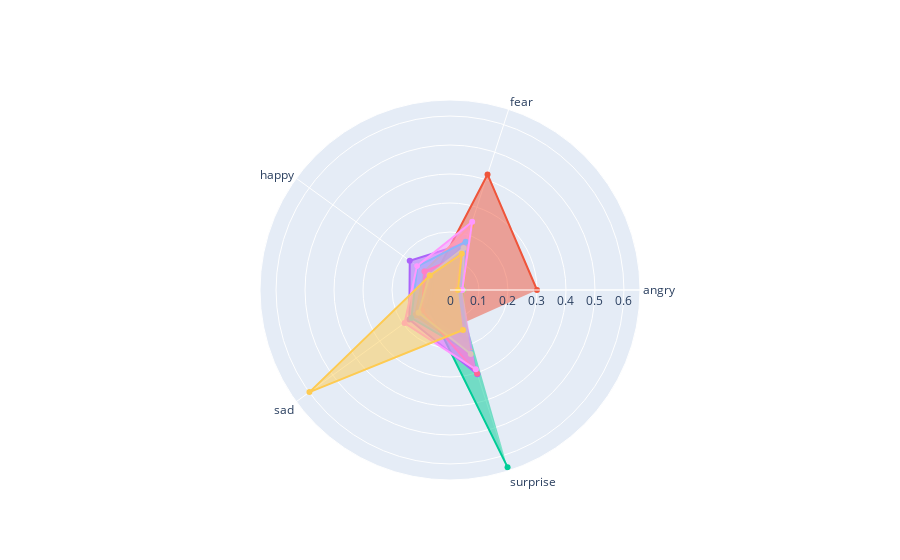

Source (notebook cell):
### Code cell
categories = ['angry', 'fear', 'happy',
       'sad', 'surprise']

fig = go.Figure()

for i, row in emotions_df.iterrows(): 
  
  fig.add_trace(go.Scatterpolar(
        r=row.values[0:5],
        theta=categories,
        fill='toself',
        name=row[-1]
  ))

fig.update_layout(
  polar=dict(
    radialaxis=dict(
      visible=True
    ),
  ),
  showlegend=False
)

fig.show()

### Figure 1 — Plotly figure (JSON) as saved in the notebook; plotly's stock layout.template omitted (floating-point values rounded to 4 significant figures)
{"data": [{"fill": "toself", "name": "squid game", "r": [0.0457, 0.1691, 0.07589, 0.1134, 0.1782], "theta": ["angry", "fear", "happy", "sad", "surprise"], "type": "scatterpolar"}, {"fill": "toself", "name": "red notice", "r": [0.3001, 0.419, 0.06995, 0.07427, 0.1235], "theta": ["angry", "fear", "happy", "sad", "surprise"], "type": "scatterpolar"}, {"fill": "toself", "name": "stranger things", "r": [0.02399, 0.1318, 0.07304, 0.09402, 0.6424], "theta": ["angry", "fear", "happy", "sad", "surprise"], "type": "scatterpolar"}, {"fill": "toself", "name": "maid", "r": [0.03716, 0.1691, 0.1717, 0.1734, 0.3058], "theta": ["angry", "fear", "happy", "sad", "surprise"], "type": "scatterpolar"}, {"fill": "toself", "name": "the witcher", "r": [0.04498, 0.2334, 0.1094, 0.1486, 0.2235], "theta": ["angry", "fear", "happy", "sad", "surprise"], "type": "scatterpolar"}, {"fill": "toself", "name": "bridgerton", "r": [0.03947, 0.1752, 0.1391, 0.1647, 0.2268], "theta": ["angry", "fear", "happy", "sad", "surprise"], "type": "scatterpolar"}, {"fill": "toself", "name": "all of us are dead", "r": [0.01984, 0.1248, 0.1083, 0.1196, 0.3025], "theta": ["angry", "fear", "happy", "sad", "surprise"], "type": "scatterpolar"}, {"fill": "toself", "name": "money heist", "r": [0.04584, 0.1522, 0.08737, 0.1337, 0.2318], "theta": ["angry", "fear", "happy", "sad", "surprise"], "type": "scatterpolar"}, {"fill": "toself", "name": "you", "r": [0.04221, 0.2475, 0.1405, 0.1938, 0.2876], "theta": ["angry", "fear", "happy", "sad", "surprise"], "type": "scatterpolar"}, {"fill": "toself", "name": "13 reasons why", "r": [0.02759, 0.1315, 0.08561, 0.5992, 0.145], "theta": ["angry", "fear", "happy", "sad", "surprise"], "type": "scatterpolar"}], "layout": {"polar": {"radialaxis": {"visible": true}}, "showlegend": false}}
